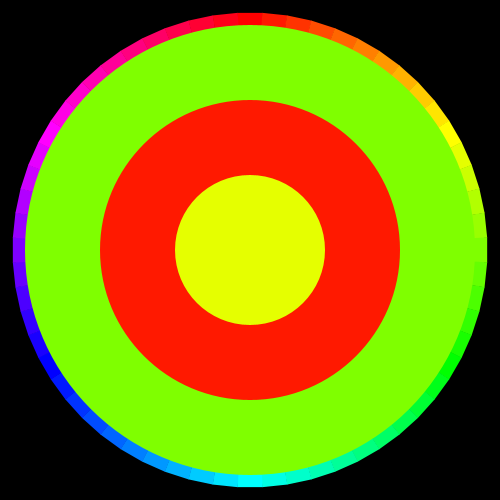
Frame 1 (no input)
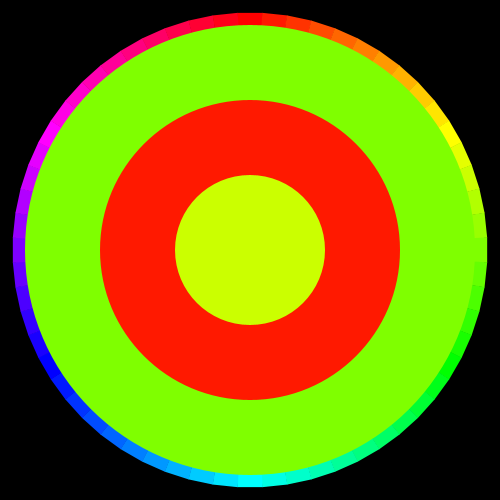
Frame 60 (the mouse pressed at the canvas centre just before this capture)
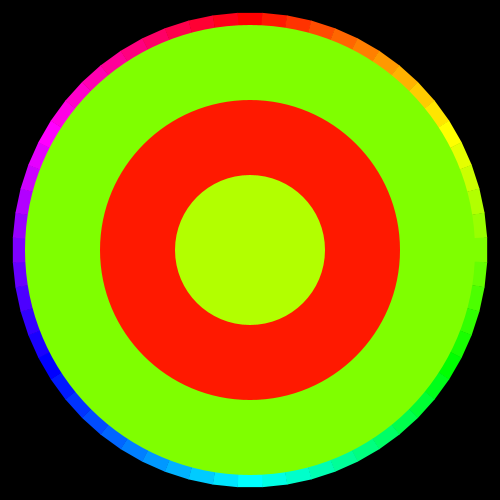
Frame 120 (the mouse held since frame 60 and released just before this capture)

The Processing sketch that drew these frames (run headless with seeded random() and noise(); from frame 60 on, the mouse is pressed at the canvas centre):

// Processing sketch: processing_165249
// ── processing_165249.pde

void setup()
{
  size(500,500);
  ellipseMode(RADIUS);
  smooth();
  colorMode(HSB, 1);
}

void draw()
{
  float rad = width/2;
  background(0,0,0);

  pushMatrix();
  translate(width/2,height/2);
  rotate(-PI/2);
  float wedge = TWO_PI/59;
  noStroke();
  for (int i = 0; i < 60; ++i) {
    fill(i/60.0,1,1);
    float a = i*TWO_PI/60.0;
    pushMatrix();
    rotate(a);
    float x2 = cos(-wedge/2)*rad*.95;
    float y2 = sin(-wedge/2)*rad*.95;
    float x3 = cos(wedge/2)*rad*.95;
    float y3 = sin(wedge/2)*rad*.95;
    triangle(0,0,x2,y2,x3,y3);
    popMatrix();
  }
  popMatrix();  
  
  float as = map(second(),0,60,0,1); // angle of second hand, from 12
  float am = map(minute(),0,60,0,1); // angle of minute hand, from 12
  float ah = map(hour(),0,24,0,2); // angle of hour hand, from 12
  ah -= (int) ah;
  
  noStroke();
  fill(ah,1,1);
  ellipse(width/2,height/2,rad*.9,rad*.9);
  fill(am,1,1);
  ellipse(width/2,height/2,rad*.6,rad*.6);
  fill(as,1,1);
  ellipse(width/2,height/2,rad*.3,rad*.3);
}
